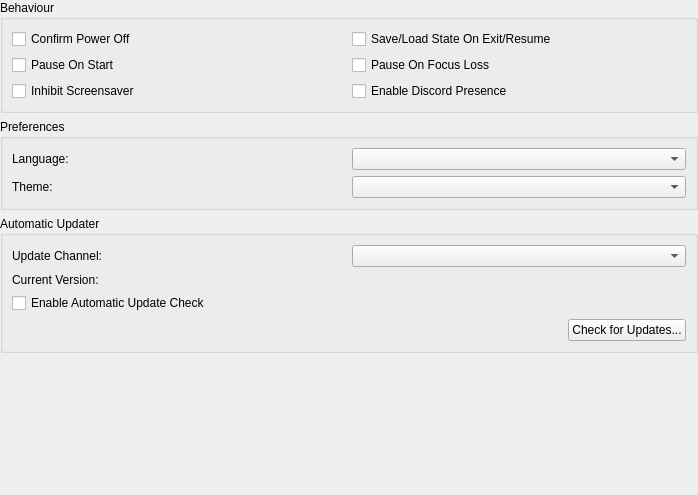
<?xml version="1.0" encoding="UTF-8"?>
<ui version="4.0">
 <class>InterfaceSettingsWidget</class>
 <widget class="QWidget" name="InterfaceSettingsWidget">
  <property name="geometry">
   <rect>
    <x>0</x>
    <y>0</y>
    <width>698</width>
    <height>495</height>
   </rect>
  </property>
  <property name="windowTitle">
   <string>Form</string>
  </property>
  <layout class="QVBoxLayout" name="verticalLayout">
   <property name="leftMargin">
    <number>0</number>
   </property>
   <property name="topMargin">
    <number>0</number>
   </property>
   <property name="rightMargin">
    <number>0</number>
   </property>
   <property name="bottomMargin">
    <number>0</number>
   </property>
   <item>
    <widget class="QGroupBox" name="groupBox_4">
     <property name="title">
      <string>Behaviour</string>
     </property>
     <layout class="QGridLayout" name="formLayout_4">
      <item row="0" column="1">
       <widget class="QCheckBox" name="saveStateOnExit">
        <property name="text">
         <string>Save/Load State On Exit/Resume</string>
        </property>
       </widget>
      </item>
      <item row="1" column="1">
       <widget class="QCheckBox" name="pauseOnFocusLoss">
        <property name="text">
         <string>Pause On Focus Loss</string>
        </property>
       </widget>
      </item>
      <item row="0" column="0">
       <widget class="QCheckBox" name="confirmPowerOff">
        <property name="text">
         <string>Confirm Power Off</string>
        </property>
       </widget>
      </item>
      <item row="1" column="0">
       <widget class="QCheckBox" name="pauseOnStart">
        <property name="text">
         <string>Pause On Start</string>
        </property>
       </widget>
      </item>
      <item row="2" column="0">
       <widget class="QCheckBox" name="inhibitScreensaver">
        <property name="text">
         <string>Inhibit Screensaver</string>
        </property>
       </widget>
      </item>
      <item row="2" column="1">
       <widget class="QCheckBox" name="discordPresence">
        <property name="text">
         <string>Enable Discord Presence</string>
        </property>
       </widget>
      </item>
     </layout>
    </widget>
   </item>
   <item>
    <widget class="QGroupBox" name="groupBox">
     <property name="title">
      <string>Preferences</string>
     </property>
     <layout class="QGridLayout" name="gridLayout">
      <item row="0" column="0">
       <widget class="QLabel" name="label">
        <property name="text">
         <string>Language:</string>
        </property>
       </widget>
      </item>
      <item row="0" column="1">
       <widget class="QComboBox" name="language"/>
      </item>
      <item row="1" column="0">
       <widget class="QLabel" name="label_2">
        <property name="text">
         <string>Theme:</string>
        </property>
       </widget>
      </item>
      <item row="1" column="1">
       <widget class="QComboBox" name="theme"/>
      </item>
     </layout>
    </widget>
   </item>
   <item>
    <widget class="QGroupBox" name="automaticUpdaterGroup">
     <property name="title">
      <string>Automatic Updater</string>
     </property>
     <layout class="QGridLayout" name="gridLayout_2">
      <item row="0" column="0">
       <widget class="QLabel" name="label_4">
        <property name="text">
         <string>Update Channel:</string>
        </property>
       </widget>
      </item>
      <item row="0" column="1">
       <widget class="QComboBox" name="autoUpdateTag"/>
      </item>
      <item row="1" column="0">
       <widget class="QLabel" name="label_5">
        <property name="text">
         <string>Current Version:</string>
        </property>
       </widget>
      </item>
      <item row="1" column="1">
       <widget class="QLabel" name="autoUpdateCurrentVersion">
        <property name="text">
         <string/>
        </property>
       </widget>
      </item>
      <item row="2" column="0" colspan="2">
       <widget class="QCheckBox" name="autoUpdateEnabled">
        <property name="text">
         <string>Enable Automatic Update Check</string>
        </property>
       </widget>
      </item>
      <item row="3" column="0" colspan="2">
       <layout class="QHBoxLayout" name="horizontalLayout_2">
        <item>
         <spacer name="horizontalSpacer">
          <property name="orientation">
           <enum>Qt::Horizontal</enum>
          </property>
          <property name="sizeHint" stdset="0">
           <size>
            <width>40</width>
            <height>20</height>
           </size>
          </property>
         </spacer>
        </item>
        <item>
         <widget class="QPushButton" name="checkForUpdates">
          <property name="text">
           <string>Check for Updates...</string>
          </property>
         </widget>
        </item>
       </layout>
      </item>
     </layout>
    </widget>
   </item>
   <item>
    <spacer name="verticalSpacer">
     <property name="orientation">
      <enum>Qt::Vertical</enum>
     </property>
     <property name="sizeHint" stdset="0">
      <size>
       <width>20</width>
       <height>40</height>
      </size>
     </property>
    </spacer>
   </item>
  </layout>
 </widget>
 <resources>
  <include location="resources/resources.qrc"/>
 </resources>
 <connections/>
</ui>
